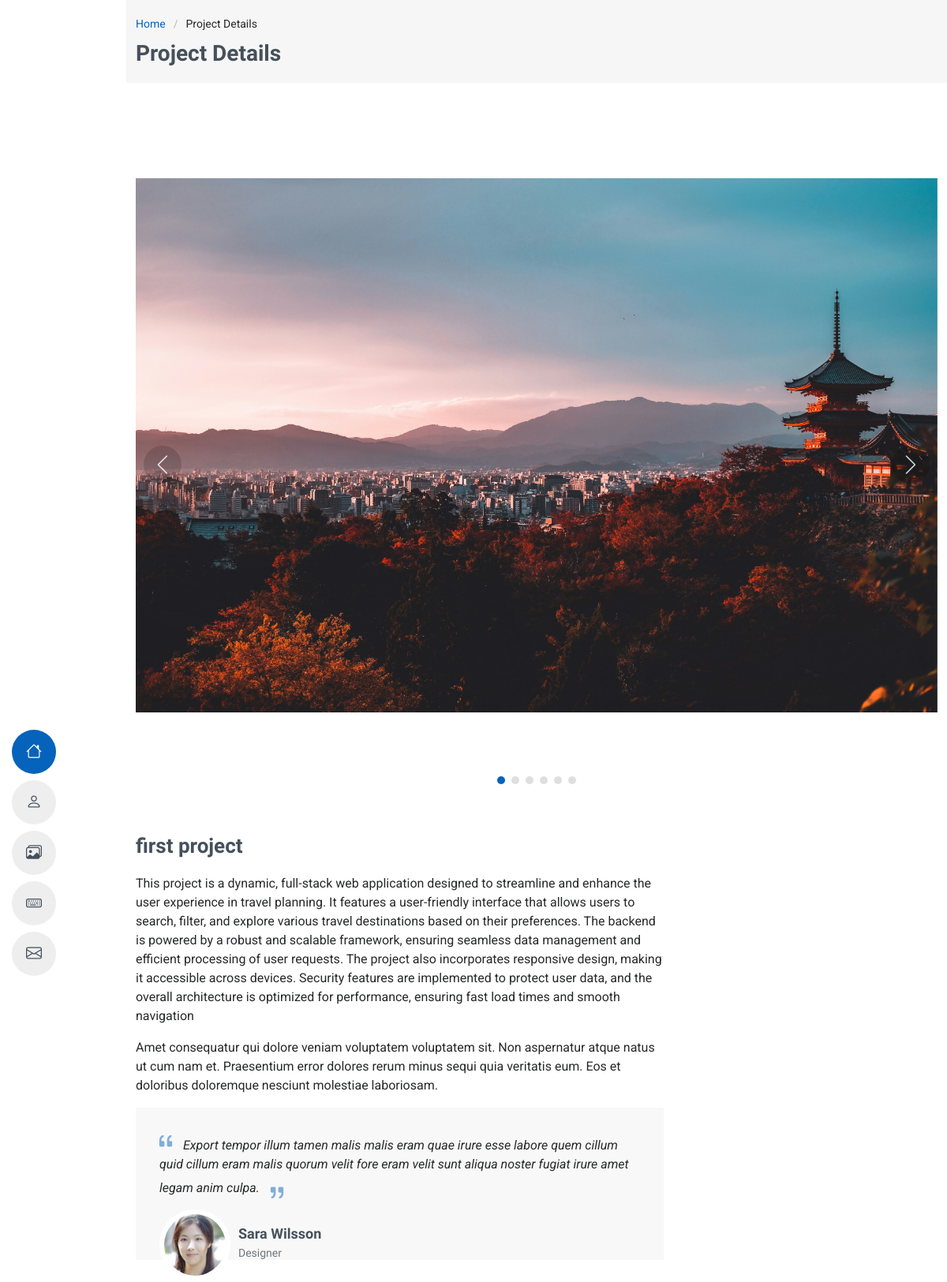
Page /project/1 (upper part) on the earlier database version.
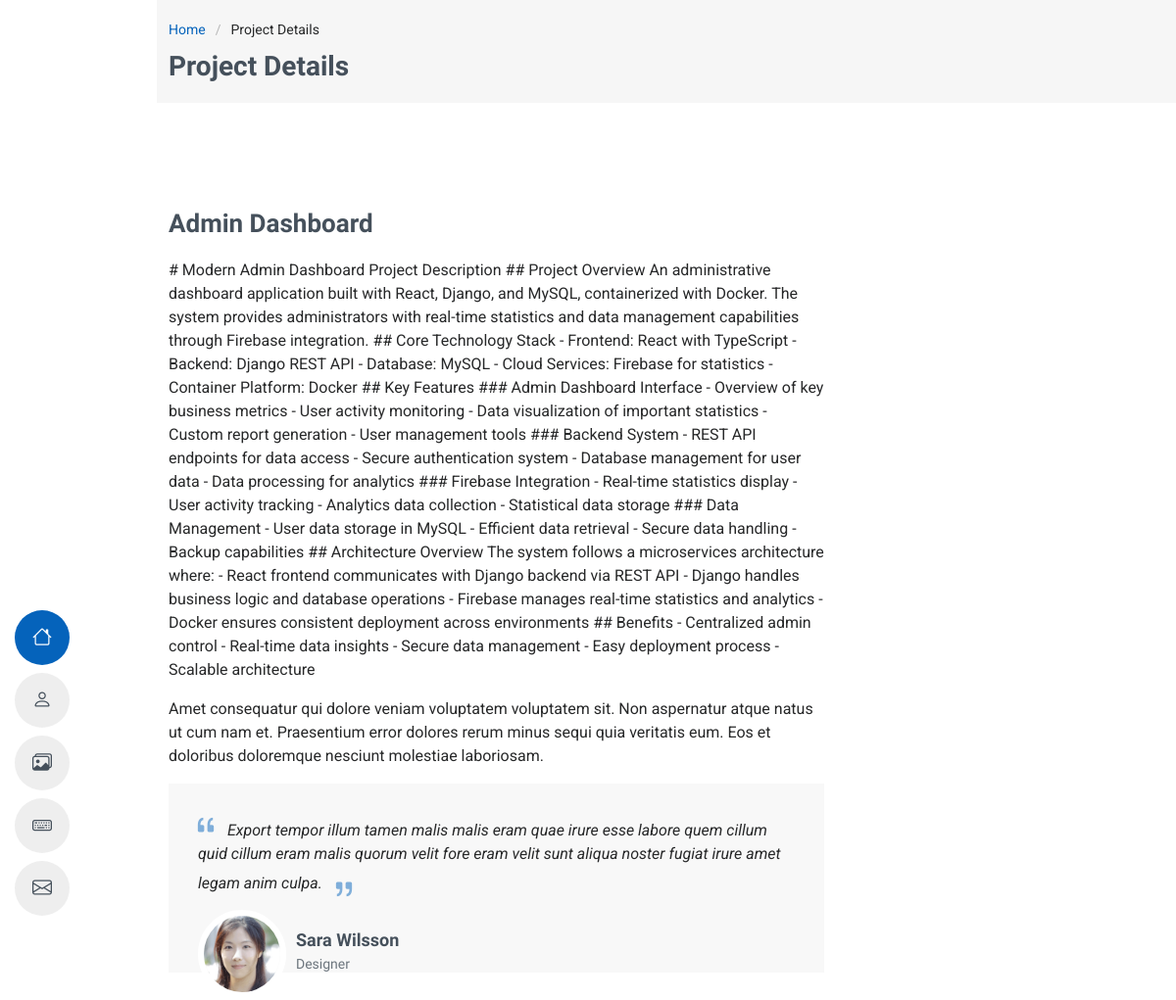
Same page on the later database version.
### main/models.py (models this page shows, shortened)
class ProjectImage(models.Model):
    project = models.ForeignKey(Project, related_name="images", on_delete=models.CASCADE)
    image = models.ImageField(upload_to="project_images/")

class Project(models.Model):
    title = models.CharField(max_length=200)
    description = models.TextField()
    tags = models.ManyToManyField(Tag, related_name="projects")
    link = models.URLField(max_length=200, blank=True)

### main/views.py (the view)
# urls.py: path("project/<int:id>", views.project, name="project"),
def project(request, id):
    project = get_object_or_404(Project, pk=id)
    images = project.images.all()
    random_image = images.order_by("?").first() if images.exists() else None
    context = {
        'project': project,
        'random_image': random_image,
        "images": images
    }
    return render(request, "project.html", context)

### main/templates/project.html (shortened to what this page needs)
{% extends 'index.html' %}
{% load static %}
{% block content %}
<body class="portfolio-details-page">
<div class="page-title" data-aos="fade">
    <div class="container">
        <nav class="breadcrumbs">
            <ol>
                <li><a href="{% url 'home' %}">Home</a></li>
                <li class="current">Project Details</li>
            </ol>
        </nav>
        <h1>Project Details</h1>
    </div>
</div>
<section id="portfolio-details" class="portfolio-details section">
    <div class="container" data-aos="fade-up">
        <div class="portfolio-details-slider swiper init-swiper">
            <div class="swiper-wrapper align-items-center">
                {% for image in project.images.all %}
                <div class="swiper-slide">
                    <img src="{{ image.image.url }}" alt="Project Image">
                </div>
                {% endfor %}
            </div>
            <div class="swiper-button-prev"></div>
            <div class="swiper-button-next"></div>
            <div class="swiper-pagination"></div>
        </div>
        <div class="row justify-content-between gy-4 mt-4">
            <div class="col-lg-8" data-aos="fade-up">
                <div class="portfolio-description">
                    <h2>{{ project.title }}</h2>
                    <p>
                        {{ project.description }}
                    </p>
                    <p>
                        Amet consequatur qui dolore veniam voluptatem voluptatem sit. Non aspernatur atque natus ut
                        cum nam et. Praesentium error dolores rerum minus sequi quia veritatis eum. Eos et doloribus
                        doloremque nesciunt molestiae laboriosam.
                    </p>
                    <div class="testimonial-item">
                        <p>
                            <i class="bi bi-quote quote-icon-left"></i>
                            <span>Export tempor illum tamen malis malis eram quae irure esse labore quem cillum quid cillum eram malis quorum velit fore eram velit sunt aliqua noster fugiat irure amet legam anim culpa.</span>
                            <i class="bi bi-quote quote-icon-right"></i>
                        </p>
                        <div>
                            <img src="../assets/img/testimonials/testimonials-2.jpg" class="testimonial-img" alt="">
                            <h3>Sara Wilsson</h3>
                            <h4>Designer</h4>
                        </div>
                    </div>
                </div>
            </div>
            <div class="col-lg-3" data-aos="fade-up" data-aos-delay="100">
            </div>
        </div>
    </div>
</section>
{% endblock %}

### main/templates/index.html (shortened to what this page needs)
<!DOCTYPE html>
{% load static %}
<html lang="en">
    <head>
        <link href="{% static 'vendor/bootstrap/css/bootstrap.min.css' %}" rel="stylesheet" />
        <link href="{% static 'vendor/bootstrap-icons/bootstrap-icons.css' %}" rel="stylesheet" />
        <link href="{% static 'vendor/aos/aos.css' %}" rel="stylesheet" />
        <link href="{% static 'vendor/glightbox/css/glightbox.min.css' %}" rel="stylesheet" />
        <link href="{% static 'vendor/swiper/swiper-bundle.min.css' %}" rel="stylesheet" />
        <link rel="stylesheet" href="{% static 'css/main.css' %}" />
    </head>
    <body class="index-page">
        <header id="header" class="header d-flex flex-column justify-content-center">
            {% include 'nav.html' %}
        </header>
        <main class="main">{% block content %} {% endblock content %}</main>
    </body>
</html>

### main/templates/nav.html
{% load static %}
<nav id="navmenu" class="navmenu">
    <ul>
        <li><a href="#hero" class="active"><i class="bi bi-house navicon"></i><span>Home</span></a></li>
        <li><a href="#about"><i class="bi bi-person navicon"></i><span>About</span></a></li>
        <li><a href="#portfolio"><i class="bi bi-images navicon"></i><span>Portfolio</span></a></li>
        <li><a href="#skills"><i class="bi bi-keyboard navicon"></i><span>Skills</span></a></li>
        <li><a href="#contact"><i class="bi bi-envelope navicon"></i><span>Contact</span></a></li>
    </ul>
</nav>

### main/templates/footer.html (shortened to what this page needs)
{% load static %}

### static/css/main.css (style rules this page uses)
:root { --default-font: "Roboto", system-ui, -apple-system, "Segoe UI", Roboto, "Helvetica Neue", Arial, "Noto Sans", "Liberation Sans", sans-serif, "Apple Color Emoji", "Segoe UI Emoji", "Segoe UI Symbol", "Noto Color Emoji"; --heading-font: "Raleway", sans-serif; --nav-font: "Poppins", sans-serif; }
:root { --background-color: #ffffff; --default-color: #272829; --heading-color: #45505b; --accent-color: #0563bb; --surface-color: #ffffff; --contrast-color: #ffffff; }
:root { --nav-color: #45505b; --nav-hover-color: #0563bb; --nav-mobile-background-color: #ffffff; --nav-dropdown-background-color: #ffffff; --nav-dropdown-color: #212529; --nav-dropdown-hover-color: #0563bb; }
:root { scroll-behavior: smooth; }
body { color: var(--default-color); background-color: var(--background-color); font-family: var(--default-font); }
a { color: var(--accent-color); text-decoration: none; transition: 0.3s; }
h1, h2, h3, h4, h5, h6 { color: var(--heading-color); font-family: var(--heading-font); }
.header { color: var(--default-color); position: fixed; top: 0; left: 0; bottom: 0; padding: 0 15px; transition: all ease-in-out 0.3s; overflow-y: auto; z-index: 997; min-width: 200px; }
@media (min-width: 1200px) and (max-width: 1600px) { .header ~ main { margin-left: 160px; } }
.navmenu { padding: 0; z-index: 9997; }
.navmenu ul { list-style: none; padding: 0 0 20px 0; margin: 0; width: 140px; }
.navmenu a, .navmenu a:focus { color: var(--nav-color); font-family: var(--nav-font); display: flex; align-items: center; padding: 10px 18px; margin-bottom: 8px; font-size: 15px; border-radius: 50px; background: color-mix(in srgb, var(--default-color), transparent 92%); height: 56px; width: 100%; overflow: hidden; transition: 0.3s; }
.navmenu a i, .navmenu a:focus i { font-size: 20px; }
@media (min-width: 992px) { .navmenu a, .navmenu a:focus { max-width: 56px; } }
.navmenu a:hover, .navmenu .active, .navmenu .active:focus, .navmenu li:hover > a { color: var(--contrast-color); background: var(--nav-hover-color); }
.page-title { --background-color: color-mix(in srgb, var(--default-color), transparent 96%); color: var(--default-color); background-color: var(--background-color); padding: 20px 0; position: relative; }
.page-title h1 { font-size: 28px; font-weight: 700; margin: 0; }
.page-title .breadcrumbs ol { display: flex; flex-wrap: wrap; list-style: none; padding: 0 0 10px 0; margin: 0; font-size: 14px; font-weight: 400; }
.page-title .breadcrumbs ol li + li { padding-left: 10px; }
.page-title .breadcrumbs ol li + li::before { content: "/"; display: inline-block; padding-right: 10px; color: color-mix(in srgb, var(--default-color), transparent 70%); }
section, .section { color: var(--default-color); background-color: var(--background-color); padding: 60px 0; overflow: clip; }
.portfolio-details .portfolio-description h2 { font-size: 26px; font-weight: 700; margin-bottom: 20px; }
.portfolio-details .portfolio-description p { padding: 0; }
.portfolio-details .portfolio-description .testimonial-item { padding: 30px 30px 0 30px; position: relative; background: color-mix(in srgb, var(--default-color), transparent 97%); margin-bottom: 50px; }
.portfolio-details .portfolio-description .testimonial-item .testimonial-img { width: 90px; border-radius: 50px; border: 6px solid var(--background-color); float: left; margin: 0 10px 0 0; }
.portfolio-details .portfolio-description .testimonial-item h3 { font-size: 18px; font-weight: bold; margin: 15px 0 5px 0; padding-top: 20px; }
.portfolio-details .portfolio-description .testimonial-item h4 { font-size: 14px; color: #6c757d; margin: 0; }
.portfolio-details .portfolio-description .testimonial-item .quote-icon-left, .portfolio-details .portfolio-description .testimonial-item .quote-icon-right { color: color-mix(in srgb, var(--accent-color), transparent 50%); font-size: 26px; line-height: 0; }
.portfolio-details .portfolio-description .testimonial-item .quote-icon-left { display: inline-block; left: -5px; position: relative; }
.portfolio-details .portfolio-description .testimonial-item .quote-icon-right { display: inline-block; right: -5px; position: relative; top: 10px; transform: scale(-1, -1); }
.portfolio-details .portfolio-description .testimonial-item p { font-style: italic; margin: 0 0 15px 0 0 0; padding: 0; }

Differences in the rows shown:
removed ProjectImage: image (picture)
changed Project: title "first project" → "Admin Dashboard"; description "This project is a dynamic, full-stack web application designed to streamline and enhance the user experience in travel planning. It features a user-friendly interface that allows users to search, filter, and explore various travel destinations based on their preferences. The backend is powered by a robust and scalable framework, ensuring seamless data management and efficient processing of user requests. The project also incorporates responsive design, making it accessible across devices. Security features are implemented to protect user data, and the overall architecture is optimized for performance, ensuring fast load times and smooth navigation" → "# Modern Admin Dashboard Project Description ## Project Overview An administrative dashboard application built with React, Django, and MySQL, containerized with Docker. The system provides administrators with real-time statistics and data management capabilities through Firebase integration. ## Core Technology Stack - Frontend: React with TypeScript - Backend: Django REST API - Database: MySQL - Cloud Services: Firebase for statistics - Container Platform: Docker ## Key Features ### Admin Dashboard Interface - Overview of key business metrics - User activity monitoring - Data visualization of important statistics - Custom report generation - User management tools ### Backend System - REST…"
